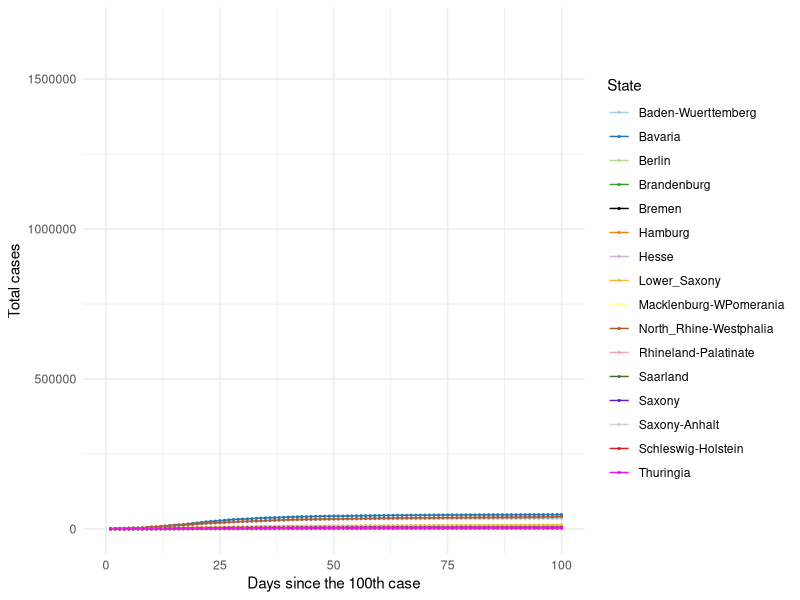
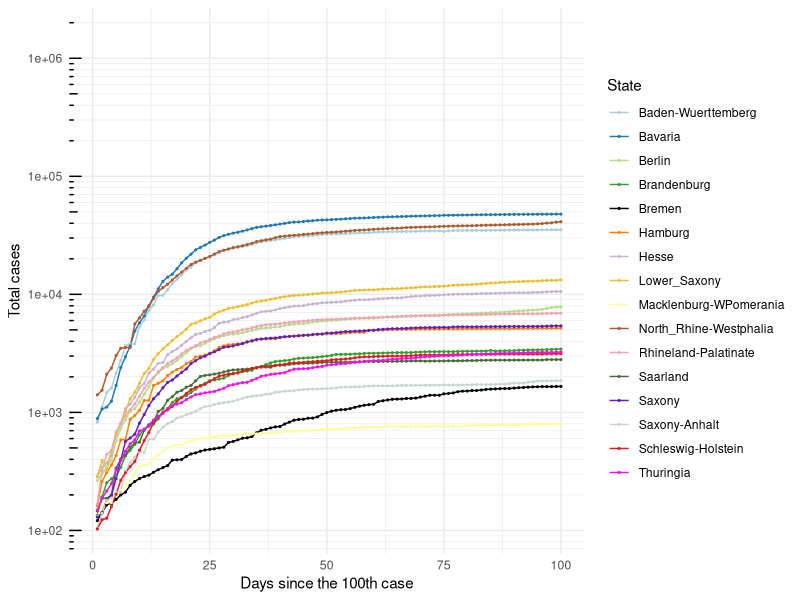
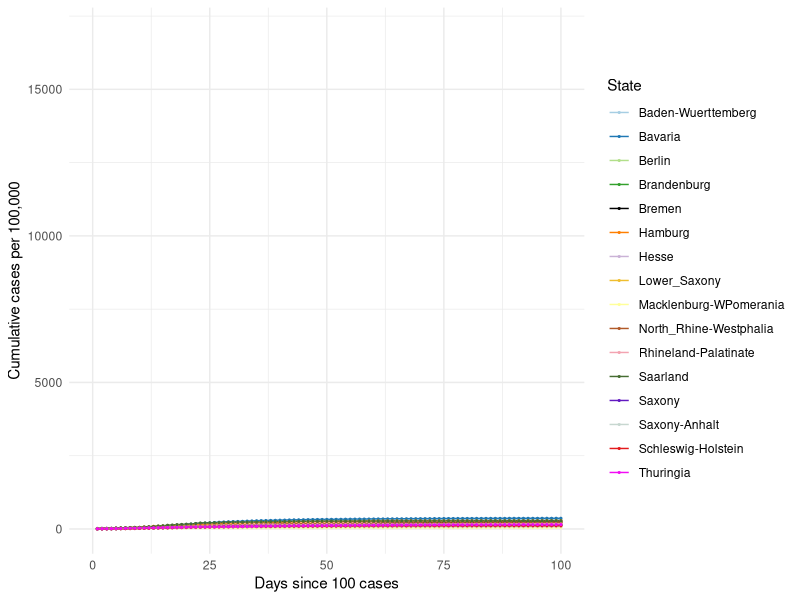
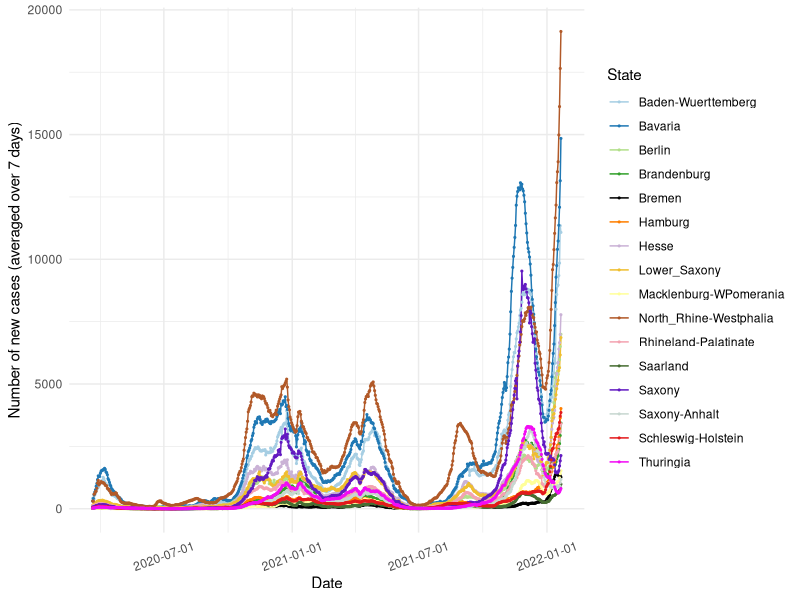
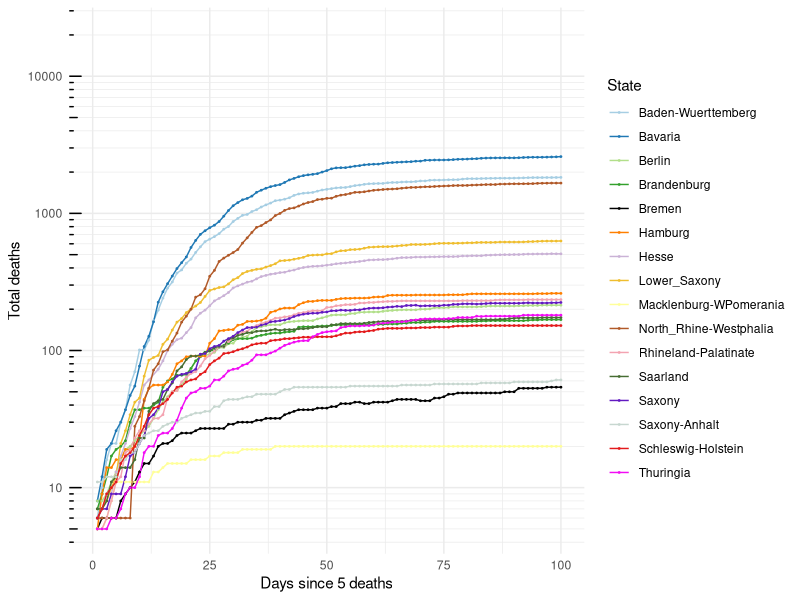
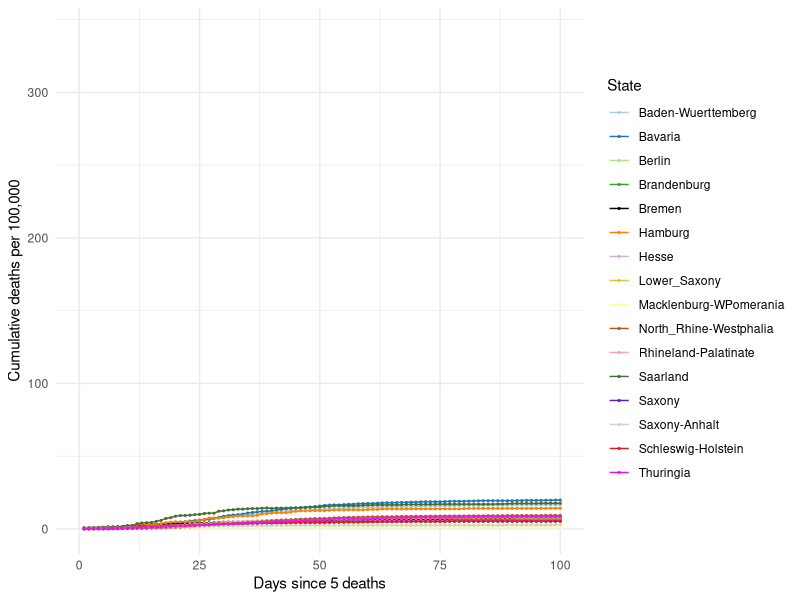
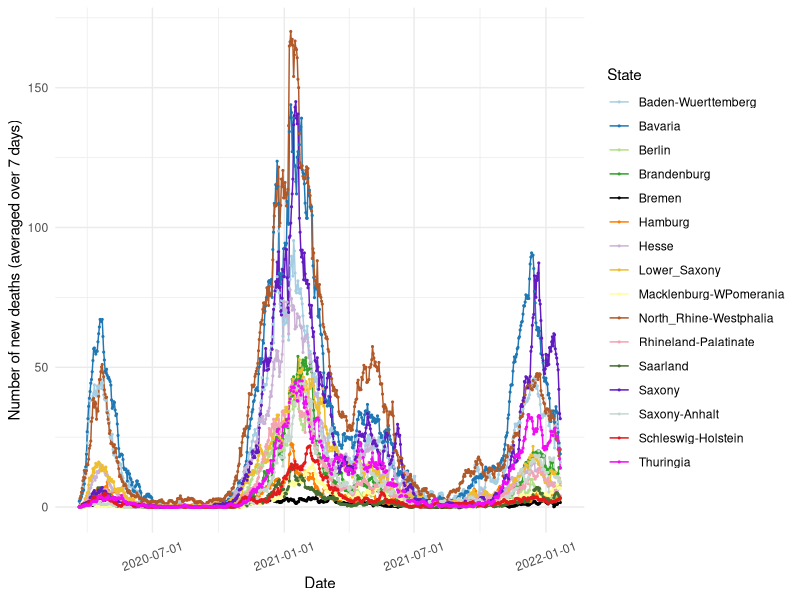

Reproduce these figures in R, in order.
## ---- chunk 1

knitr::opts_chunk$set(echo=TRUE, collapse = TRUE)

libload<-function(...) {
    libs<-unlist(list(...))
    req<-unlist(lapply(libs,require,character.only=TRUE))
    need<-libs[req==FALSE]
    if(length(need)>0){ 
        install.packages(need, repos = "https://ftp.fau.de/cran/")
        lapply(need, require, character.only=TRUE)
    }
}
packages <- c("data.table", "ggplot2", "dplyr", "stats", "RColorBrewer", "readr", "here", "scales")
libload(packages)


`%notin%` <- function(x,y) !(x %in% y) 
cumulative.cases <- read_csv(here("static", "data", "Germany10States.csv"))
germany.16states <- read_csv(here("static", "data", "Germany16States.csv"))

colors16 <- c('#A6CEE3', '#1F78B4', '#B2DF8A', '#33A02C',
              '#000000', '#FF7F00', '#CAB2D6', 
              '#EFBE2F', '#FFFF99', '#B15928', '#F3A3B1', '#466D32',
              '#621AC1', '#C7D7D0', '#E31A1C','#F20CF4', '#123456')

## ---- chunk 2

## 10 States with the highest cumulative cases ##
#################################################

#states.filter <- cumulative.cases[cumulative.cases$Days_100 > 0,]
#states.sel <- unique(states.filter$State)

# Choose all the data points for the selected countries starting from Days_100 > 0
#states.final <- cumulative.cases[cumulative.cases$Days_100 > 0,]
states.final <- germany.16states[germany.16states$Days_100 > 0,]

# Plot 1 == Linear scale for total number of cases
cum.plot <- ggplot(data=states.final, aes(x=Days_100, y=Total_Cases, group=State, color=State)) +
            geom_line() + geom_point(size = 0.4) +     
          #  scale_color_brewer(palette = 'Paired') + 
            scale_colour_manual(name= "State", values= colors16) +
            scale_x_continuous('Days since the 100th case', limits=c(0,100)) + 
            scale_y_continuous("Total cases") + 
            #ggtitle('Linear scale') +
            theme_minimal()

print(cum.plot) 

## ---- chunk 3

## Logarithmic scale ##
#######################

base_breaks <- function(n = 10){
  function(x) {
    axisTicks(log10(range(x, na.rm = TRUE)), log = TRUE, n = n)
  }
}

logbreaks <- 10^(-10:10)
logminor_breaks <- rep(1:9, 21)*(10^rep(-10:10, each=9))

cum.plot2 <- ggplot(data=states.final, aes(x=Days_100, y=Total_Cases, group=State, color=State)) +
             geom_line() + geom_point(size=0.4) + 
          #   scale_color_brewer(palette = 'Paired') +
             scale_colour_manual(name= "State", values= colors16) +
             scale_x_continuous(name='Days since the 100th case', limits=c(0,100)) + 
             scale_y_continuous(name="Total cases", trans = 'log10', breaks = logbreaks, minor_breaks = logminor_breaks) +
             annotation_logticks(sides="l") + 
             #ggtitle('Logarithmic scale') +
             theme_minimal()

print(cum.plot2)

## ---- chunk 4

#states16.filter <- germany.16states[germany.16states$Days_100 > 0,]
#states16.sel <- unique(states16.filter$State)

# Choose all the data points for the selected countries starting from Days_100 > 0 
#states16.final <- states16.filter[states16.filter$State %in% states16.sel & states16.filter$Days_100 > 0,]

states16.final <- germany.16states[germany.16states$Days_100 > 0,]

# Plot 1 == Linear scale for total number of cases
per100.plot <- ggplot(data=states16.final, aes(x=Days_100, y=Per100, group=State, color=State)) +
            geom_line() + geom_point(size = 0.4) + 
            # scale_color_brewer(palette = 'Paired') +
            scale_colour_manual(name= "State", values= colors16) +
            scale_x_continuous('Days since 100 cases', limits=c(0,100)) + 
            scale_y_continuous("Cumulative cases per 100,000") + 
            #ggtitle('Linear scale') +
            theme_minimal()

print(per100.plot)

## ---- chunk 5
#new.cases <- read_csv(here("static", "data", "GermanyNewCases10States.csv"))

new7days <- states.final[states.final$Avg_7days > 0,]
new7days$Dates <- as.Date(new7days$Dates)

newcase7.plot <- ggplot(data=new7days, aes(x=Dates, y=Avg_7days, group=State, color=State)) +
            geom_line() + geom_point(size = 0.4) + 
       #     scale_color_brewer(palette = 'Paired') +
            scale_colour_manual(name= "State", values= colors16) +
            scale_x_date(name='Date', labels=date_format('%Y-%m-%d')) + 
            scale_y_continuous(name="Number of new cases (averaged over 7 days)") + 
            #ggtitle('Linear scale') +
            theme_minimal() + theme(axis.text.x = element_text(angle=20, hjust=0.5, vjust=0.5))

print(newcase7.plot)
 
## ---- chunk 6
#num.deaths <- read_csv(here("static", "data", "GermanyTotalDeaths10States.csv"))

# Choose all the data points for the selected countries starting from Days_5 > 0
deaths.final <- states.final[states.final$DeathsDays_5 > 0,]

# Plot 1 == Linear scale for total number of cases
deaths.plot <- ggplot(data=deaths.final, aes(x=DeathsDays_5, y=Deaths, group=State, color=State)) +
   geom_line() + geom_point(size = 0.3) + 
  # scale_color_brewer(palette = 'Paired') +
   scale_colour_manual(name= "State", values= colors16) +
   scale_x_continuous('Days since 5 deaths', limits=c(0,100)) + 
   scale_y_continuous("Total deaths", trans = 'log10', breaks = logbreaks, 
                      minor_breaks = logminor_breaks) +
   annotation_logticks(sides="l") + 
   #ggtitle('Linear scale') +
   theme_minimal()

print(deaths.plot)

## ---- chunk 7

states16.final <- germany.16states[germany.16states$DeathsDays_5 > 0,]

# Plot 1 == Linear scale for total number of cases
deathper100.plot <- ggplot(data=states16.final, aes(x=DeathsDays_5, y=DeathPer100, group=State, color=State)) +
            geom_line() + geom_point(size = 0.4) + 
            # scale_color_brewer(palette = 'Paired') +
            scale_colour_manual(name= "State", values= colors16) +
            scale_x_continuous('Days since 5 deaths', limits=c(0,100)) + 
            scale_y_continuous("Cumulative deaths per 100,000") + 
            #ggtitle('Linear scale') +
            theme_minimal()

print(deathper100.plot)

## ---- chunk 8
#new.cases <- read_csv(here("static", "data", "GermanyNewCases10States.csv"))

states.final$Dates <- as.Date(states.final$Dates)
death7days <- states.final
death7days <- death7days[death7days$Dates > as.Date('2020-03-20'),]

death7days.plot <- ggplot(data=death7days, aes(x=Dates, y=Death_7days, group=State, color=State)) +
            geom_line() + geom_point(size = 0.4) + 
       #     scale_color_brewer(palette = 'Paired') +
            scale_colour_manual(name= "State", values= colors16) +
            scale_x_date(name='Date', labels=date_format('%Y-%m-%d')) + 
            scale_y_continuous(name="Number of new deaths (averaged over 7 days)") + 
           
            #ggtitle('Linear scale') +
            theme_minimal() + theme(axis.text.x = element_text(angle=20, hjust=0.5, vjust=0.5))

print(death7days.plot)
 
